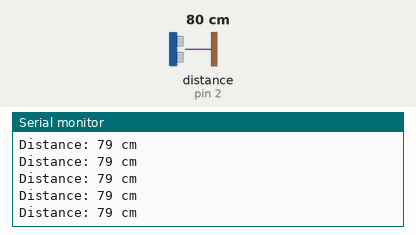
Bench run of a sketch on a simulated Arduino Uno, built with avr-gcc and run on an emulated ATmega328P. Shown: the last lines printed to the serial monitor. Wiring (inferred from the names in the program): ultrasonic range finder: trigger pin 3; echo pin 2. Inputs (shaded band) come from the test bench; at power-on: distance to the obstacle (sensor on pin 2) 80 cm. The echo pulse lasts 58.3 µs per cm.

Above: at 1.2 s.
1.3 s: distance to the obstacle (sensor on pin 2) set to 2 cm
At 1.9 s:
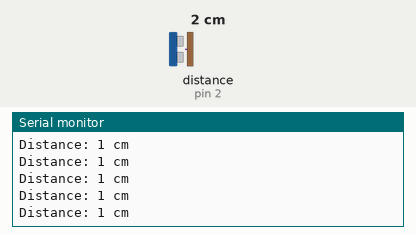
4.3 s: distance to the obstacle (sensor on pin 2) set to 120 cm
At 4.9 s:
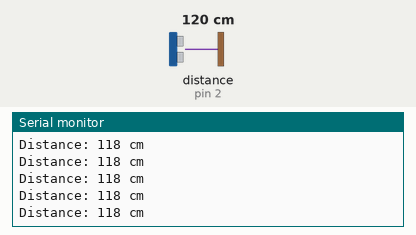
7.3 s: distance to the obstacle (sensor on pin 2) set to 4 cm
At 8.3 s:
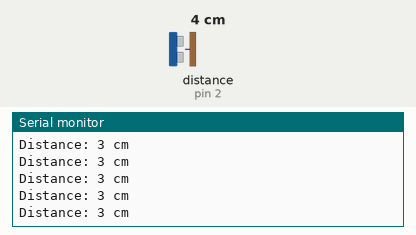
13.3 s: distance to the obstacle (sensor on pin 2) set to 250 cm
At 13.8 s:
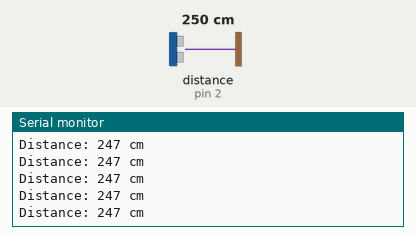
16.3 s: distance to the obstacle (sensor on pin 2) set to 18 cm
At 17.4 s:
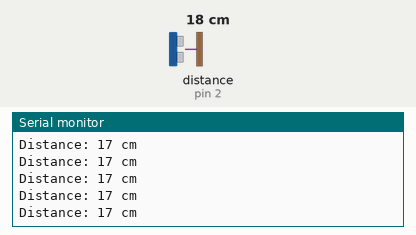
Timing chart, 0 to 19.3 s (numbered marks = the images above; inputs shaded):
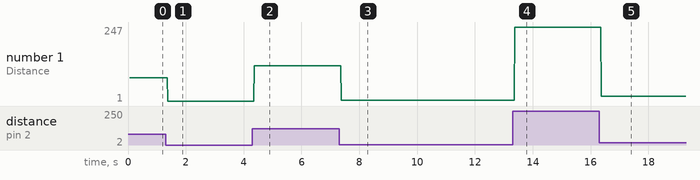

The sketch:

Ultrasound_Code.ino
```cpp
// #define gives name to constant value before program is compiled.
#define echoPin 2 // attach pin D2 Aruino to pin Echo of HC-SR04
#define trigPin 3 // attach pin d# Aruino to pin Trig of HC-SR04

// variables
long duration; //duration of sound from sensor
int distance; // variable for distance measurement

void setup() {
  pinMode(trigPin, OUTPUT); //sets trigPin as OUTPUT
  pinMode(echoPin, INPUT); //sets echoPin as INPUT.
  Serial.begin(9600); //serial communication beginning with 9600 of baudrate speed. I'm not sure what that means.
  Serial.println("Ulstrasonic Sensor HC-SR04 Test"); // This text is printed in the serial monitor. Press ctrl-shift-M to open it from the IDE, set it to 9600 at bottom.
  Serial.println("with Arduino Uno");
}

void loop() {
  //clears trigPin condition
  digitalWrite(trigPin, LOW);
  delayMicroseconds(2);

  //sets trigPin to HIGH (active) for 10 microseconds.
  digitalWrite(trigPin, HIGH);
  delayMicroseconds(10);
  digitalWrite(trigPin, LOW);
  //so far it looks like HIGH means to turn on, LOW means to turn off?

  //reads the echoPin, returns the sound wave travel time in microseconds.
  duration = pulseIn(echoPin, HIGH);

  //calculate the distance
  distance = duration * .034 / 2; //speed of sound wave divided by 2 (because wave goes to object, then returns, so distance to object is 1/2 of the total distance it traveled.

  //display distance on Serial Monitor
  Serial.print("Distance: ");
  Serial.print(distance);
  Serial.println(" cm");
}
```

Measured:
- after the input at 1.3 s, the serial monitor: prints a new line after 0.08 s (image 1)
- after the input at 4.3 s, the serial monitor: prints a new line after 0.07 s (image 2)
- after the input at 7.3 s, the serial monitor: prints a new line after 0.07 s (image 3)
- after the input at 13.3 s, the serial monitor: prints a new line after 0.08 s (image 4)
- after the input at 16.3 s, the serial monitor: prints a new line after 0.07 s (image 5)
- plotted number 1: 79 → 1 after the input at 1.3 s, 1 → 118 after the input at 4.3 s, 118 → 3 after the input at 7.3 s, 3 → 247 after the input at 13.3 s, 247 → 17 after the input at 16.3 s
